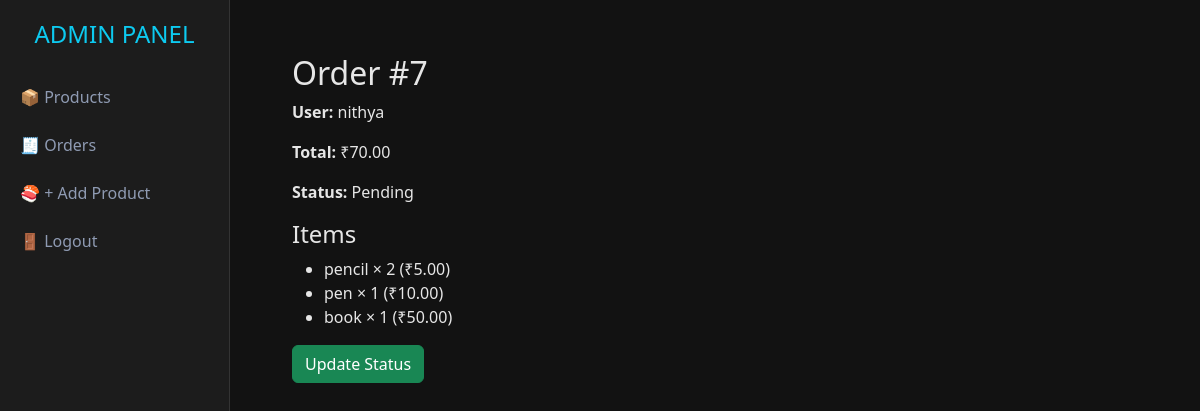
/store/admin/orders/7/ (signed in), run on the app's committed database.
### Cart/models.py (models this page shows, shortened)
class Order(models.Model):
    STATUS_CHOICES = (
        ('Pending','Pending'),
        ('Shipped','Shipped'),
        ('Delivered','Delivered'),
        ('Cancelled','Cancelled'),
    )
    user = models.ForeignKey(User, on_delete=models.CASCADE)
    created_at = models.DateTimeField(auto_now_add=True)
    total_amount = models.DecimalField(max_digits=12, decimal_places=2, default=0)
    status = models.CharField(max_length=20, choices=STATUS_CHOICES, default='Pending')

class OrderItem(models.Model):
    order = models.ForeignKey(Order, on_delete=models.CASCADE, related_name='items')
    product = models.ForeignKey(Product_Table, on_delete=models.CASCADE)
    quantity = models.PositiveIntegerField(default=1)
    price_at_purchase = models.DecimalField(max_digits=10, decimal_places=2, default=0)

class Product_Table(models.Model):
    name = models.CharField(max_length=200)
    price = models.DecimalField(max_digits=10, decimal_places=2)
    description = models.TextField(blank=True, null=True)
    stock = models.IntegerField(default=0)
    image = models.ImageField(upload_to='products/', blank=True, null=True)
    created_at = models.DateTimeField(auto_now_add=True)
    class Meta:
        db_table = 'Product_Table'

### Store/views.py (the view)
# urls.py: path('admin/orders/<int:order_id>/', views.admin_order_detail, name='admin_order_detail'),
@staff_member_required
def admin_order_detail(request, order_id): #user wise order
    order = get_object_or_404(Order, id=order_id)
    return render(request, 'Store/admin_order_detail.html', {'order': order})

### Store/templates/Store/admin_order_detail.html (shortened to what this page needs)
{% extends 'Store/base_admin.html' %}
{% block content %}
<div class="container mt-4">
  <h2>Order #{{ order.id }}</h2>
  <p><strong>User:</strong> {{ order.user.username }}</p>
  <p><strong>Total:</strong> ₹{{ order.total_amount }}</p>
  <p><strong>Status:</strong> {{ order.status }}</p>
  <h4>Items</h4>
  <ul>
  {% for it in order.items.all %}
    <li>{{ it.product.name }} × {{ it.quantity }} (₹{{ it.price_at_purchase }})</li>
  {% endfor %}
  </ul>
  <a href="{% url 'Store:admin_order_update' order.id %}" class="btn btn-success">Update Status</a>
</div>
{% endblock %}

### Store/templates/Store/base_admin.html (style rules this page uses)
body { background-color: #121212; color: #e6e6e6; }

### data on the page
Order: id "7", user.username "nithya", total_amount "70.00", status "Pending"
OrderItem: product.name "pencil", quantity "2", price_at_purchase "5.00"
OrderItem: product.name "pen", quantity "1", price_at_purchase "10.00"
OrderItem: product.name "book", quantity "1", price_at_purchase "50.00"
